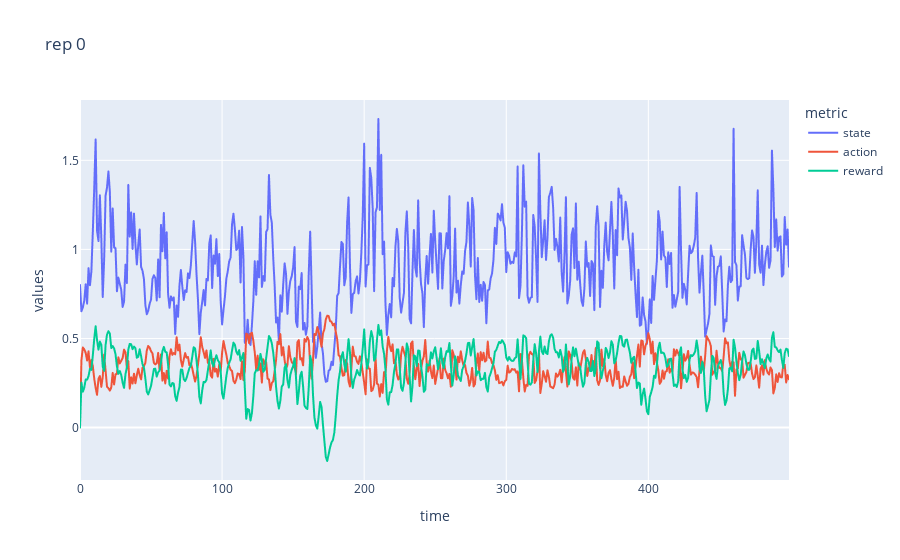

Notebook code for this chart:
### Code cell
import plotly.express as px
import plotly.graph_objects as go

rep0 = sims.query("rep==0")
#fig = px.line(rep0, x="time", y="state", title='rep 0')

df = rep0.melt(id_vars=['time','rep'],var_name='metric', value_name='values')
fig = px.line(df, x="time", y="values", color="metric", title='rep 0')

fig.show()

### Figure 1 — Plotly figure (JSON) as saved in the notebook; plotly's stock layout.template omitted (floating-point values rounded to 4 significant figures; data arrays with more than 128 entries replaced by an {"elided": "..."} marker saying what was removed)
{"data": [{"hovertemplate": "metric=state<br>time=%{x}<br>values=%{y}<extra></extra>", "legendgroup": "state", "line": {"color": "#636efa", "dash": "solid"}, "marker": {"symbol": "circle"}, "mode": "lines", "name": "state", "showlegend": true, "type": "scattergl", "x": {"elided": "500 int values"}, "xaxis": "x", "y": {"elided": "500 float values"}, "yaxis": "y"}, {"hovertemplate": "metric=action<br>time=%{x}<br>values=%{y}<extra></extra>", "legendgroup": "action", "line": {"color": "#EF553B", "dash": "solid"}, "marker": {"symbol": "circle"}, "mode": "lines", "name": "action", "showlegend": true, "type": "scattergl", "x": {"elided": "500 int values"}, "xaxis": "x", "y": {"elided": "500 float values"}, "yaxis": "y"}, {"hovertemplate": "metric=reward<br>time=%{x}<br>values=%{y}<extra></extra>", "legendgroup": "reward", "line": {"color": "#00cc96", "dash": "solid"}, "marker": {"symbol": "circle"}, "mode": "lines", "name": "reward", "showlegend": true, "type": "scattergl", "x": {"elided": "500 int values"}, "xaxis": "x", "y": {"elided": "500 float values"}, "yaxis": "y"}], "layout": {"legend": {"title": {"text": "metric"}, "tracegroupgap": 0}, "title": {"text": "rep 0"}, "xaxis": {"anchor": "y", "domain": [0, 1], "title": {"text": "time"}}, "yaxis": {"anchor": "x", "domain": [0, 1], "title": {"text": "values"}}}}
